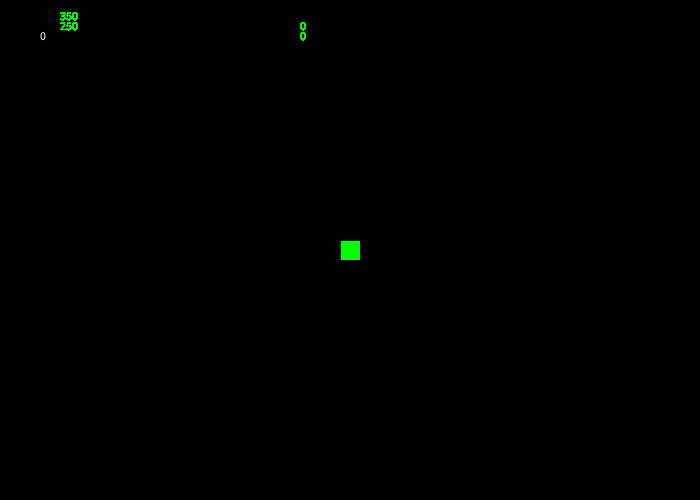
Frame 1 (no input)
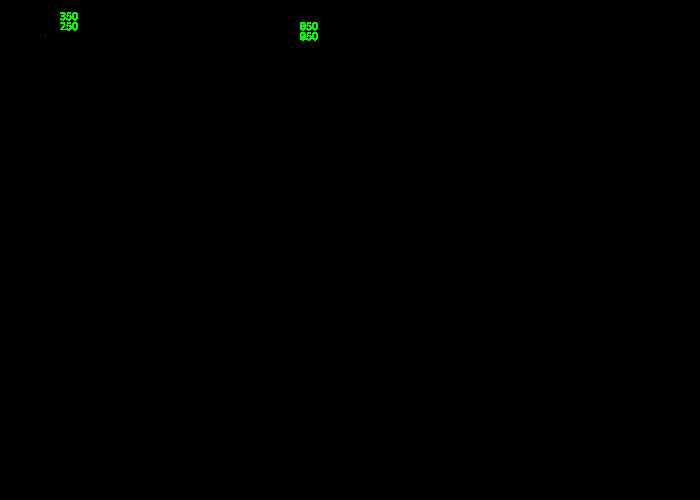
Frame 60 (the mouse pressed at the canvas centre just before this capture)
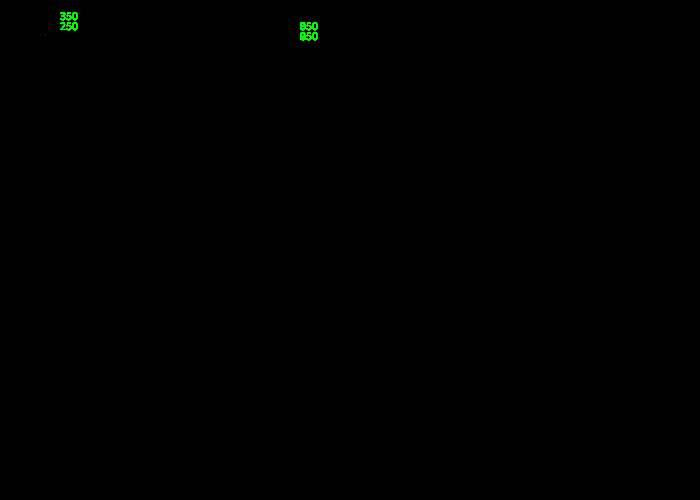
Frame 120 (the mouse held since frame 60 and released just before this capture)

The Processing sketch that drew these frames (run headless with seeded random() and noise(); from frame 60 on, the mouse is pressed at the canvas centre):

// Processing sketch: Snake
// ── Snake.pde
int score;
int movetimer;
boolean moveupdate = false;
int snakesize = 500;
int arraysize = snakesize;
int[] sX = new int[arraysize]; //Snake X Locations
int[] sY = new int[arraysize]; //Snake Y Locations
int aX, aY; //Apple
int LLT; //Last Location Timer
int lastX, lastY;

void setup () {
  frameRate(60);
  rectMode(CENTER);
  size(700, 500);
  background(0);

  for (int i=0; i < arraysize; i++) {
    sX[i] = width / 2;
    sY[i] = height / 2;
  }
}

void draw () {
  text(LLT, 40, 40);
  //Update Snake Size
  arraysize = snakesize;

  movetimer++;
  if (movetimer > 3) {
    moveupdate = true;
    movetimer = 0;
  }

  for (int i=0; i < snakesize; i++) {
    //Draw
    fill(0, 255, 0);
    rect(sX[i], sY[i], 20, 20);

    //Debug
    text(sX[i], 60, 20);
    text(sY[i], 60, 30);
    text(lastX, 300, 30);
    text(lastY, 300, 40);

    //Movement
    if (moveupdate == true) {
      if (key == 'w' || key == 'W') {
        sY[i] = sY[i] - 21;
      }
      if (key == 'a' || key == 'A') {
        sX[i] = sX[i] - 21;
      }
      if (key == 's' || key == 'S') {
        sY[i] = sY[i] + 21;
      }
      if (key == 'd' || key == 'D') {
        sX[i] = sX[i] + 21;
      }
    }
    moveupdate = false;

    fill(0);
    LLT++;
    if (LLT > 5000) {
      lastX = sX[i];
      lastY = sY[i];
      rect(lastX, lastY, 20, 20);
      //LLT = 0;
    }
  }
}
